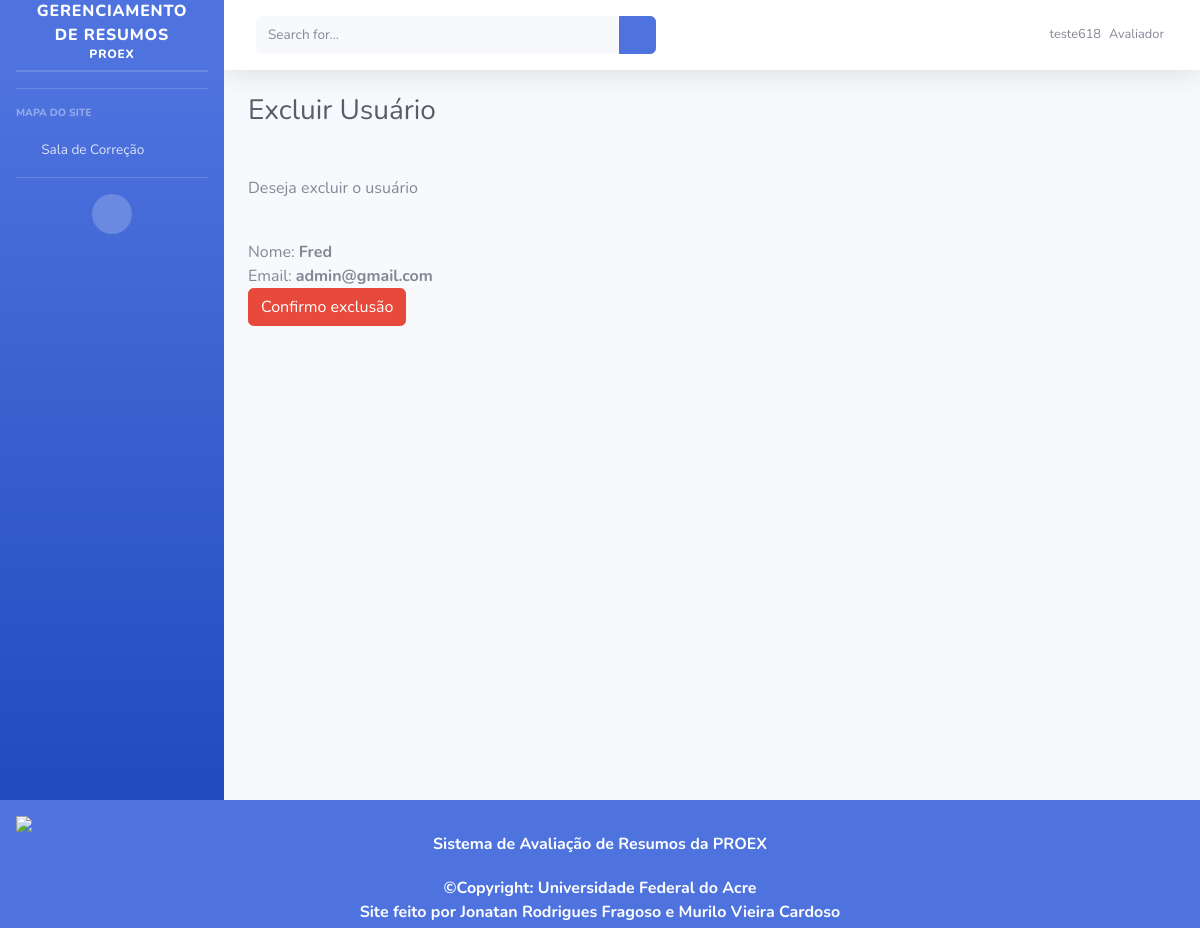
The page /usuarios/deletar/12 (signed in) on the database its author committed.
### usuarios/models.py (models this page shows)
class User(AbstractUser):
    NIVEL = (
        (4, 'Avaliador'),
        (3, 'Diretor'),
        (2, 'Estagiário'),
        (1, 'Administrador'),
    )
    nivel = models.IntegerField(
        choices=NIVEL,
        blank=True, default=1)

### usuarios/views.py (the view)
# urls.py: path('usuarios/deletar/<int:pk>', DeleteUsuario.as_view(), name='deletar'),
class DeleteUsuario(LoginRequiredMixin, DeleteView):
    login_url = '/login/'
    redirect_field_name = 'redirect_to'
    model = User
    template_name = 'cadastros/excluir_usuarios.html'
    success_url = reverse_lazy('listagem')

### templates/cadastros/excluir_usuarios.html (shortened to what this page needs)
{% extends 'index.html' %}
{% load static %}
    {% load crispy_forms_tags %}
    {% block conteudo %}
        <h1 class="h3 mb-4 text-gray-800">Excluir Usuário</h1>
        <br>
        <p>Deseja excluir o usuário </p>
        <br> Nome: <b> {{ object.first_name }} </b>
        <br> Email: <b> {{ object.email }}
        <form method="POST" action="">
            <div>
                <button type="submit" class="save btn btn-danger">Confirmo exclusão</button>
            </div>
        </form>
    {% endblock %}

### templates/base.html (shortened to what this page needs)
{% load static %}
<!DOCTYPE html>
<html lang="en">
<head>
    <link href={% static "fontawesome-free/css/all.min.css" %} rel="stylesheet" type="text/css">
    <link href={% static "css/sb-admin-2.min.css" %} rel="stylesheet">
</head>
<body id="page-top">
    <div id="wrapper">
        {% block auxiliar %}
        <ul class="navbar-nav bg-gradient-primary sidebar sidebar-dark accordion" id="accordionSidebar">
            <a class="sidebar-brand d-flex align-items-center justify-content-center" href="/">
                <div class="sidebar-brand-text mx-3">Gerenciamento de Resumos <sup>PROEX</sup></div>
            </a>
            <hr class="sidebar-divider my-0">
            <hr class="sidebar-divider">
            {% block usuarios %}
            {% endblock %}
            <hr class="sidebar-divider d-none d-md-block">
            <div class="text-center d-none d-md-inline">
                <button class="rounded-circle border-0" id="sidebarToggle"></button>
            </div>
        </ul>
        {% endblock %}
        <div id="content-wrapper" class="d-flex flex-column">
            <div id="content">
                <nav class="navbar navbar-expand navbar-light bg-white topbar mb-4 static-top shadow">
                    <form
                        class="d-none d-sm-inline-block form-inline mr-auto ml-md-3 my-2 my-md-0 mw-100 navbar-search">
                        <div class="input-group">
                            <input type="text" class="form-control bg-light border-0 small" placeholder="Search for..."
                                aria-label="Search" aria-describedby="basic-addon2">
                            <div class="input-group-append">
                                <button class="btn btn-primary" type="button">
                                    <i class="fas fa-search fa-sm"></i>
                                </button>
                            </div>
                        </div>
                    </form>
                    <ul class="navbar-nav ml-auto">
                        <li class="nav-item dropdown no-arrow">
                            <a class="nav-link dropdown-toggle" href="#" id="userDropdown" role="button"
                                data-toggle="dropdown" aria-haspopup="true" aria-expanded="false">
                                <span class="mr-2 d-none d-lg-inline text-gray-600 small">{{request.user.username}}</span>
                                {% if request.user.nivel == 1 %}
                                <span class="mr-2 d-none d-lg-inline text-gray-600 small"> Administrador</span>
                                    {% elif request.user.nivel == 4 %}
                                    <span class="mr-2 d-none d-lg-inline text-gray-600 small"> Avaliador</span>
                                    {% elif request.user.nivel == 3 %}
                                    <span class="mr-2 d-none d-lg-inline text-gray-600 small"> Diretor</span>
                                    {% else %}
                                    <span class="mr-2 d-none d-lg-inline text-gray-600 small"> Estagiário</span>
                                {% endif %}
                            </a>
                        </li>
                    </ul>
                </nav>
                <div class="container-fluid">
                    {% block conteudo %}{% endblock %}
                </div>
            </div>
        </div>
    </div>
</body>
<footer class="text-bottom text-white">
    <section class="">
        <div class="text-center p-3" style="background-color: #4e73df;">
            <img class="mx-auto d-block" src="{% static 'img/apoio.png' %}">
            <span class="me-1">Sistema de Avaliação de Resumos da PROEX</span>
        </div>
        <div class="text-center p-1" style="background-color: #4e73df;">
            ©Copyright: Universidade Federal do Acre
            <br>
            Site feito por
            <a href="https://github.com/JonatanFragoso" style="color:White">Jonatan Rodrigues Fragoso</a> e
            <a href="https://github.com/Murilovc" style="color:White">Murilo Vieira Cardoso</a>
        </div>
    </section>
</footer>
</html>

### rows shown on the page
User: user.username "teste618"
User: first_name "Fred", email "admin@gmail.com"
